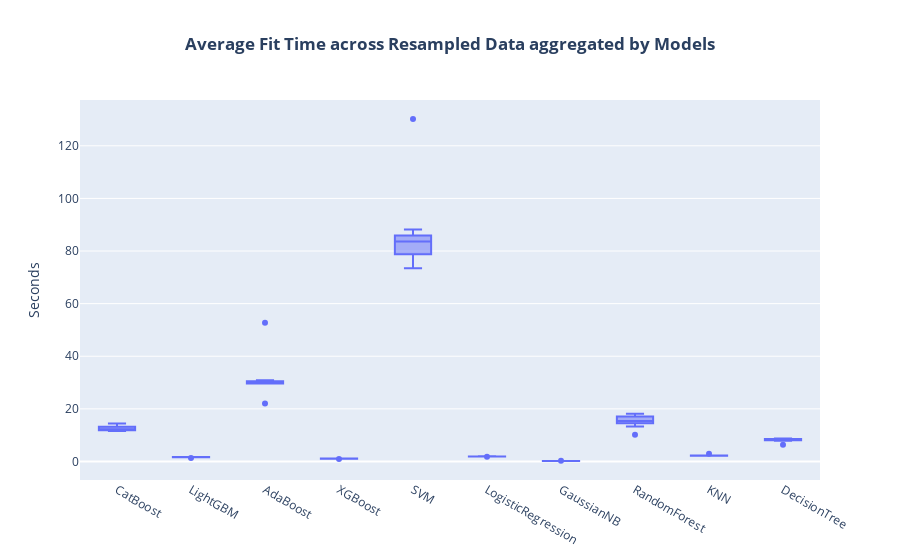
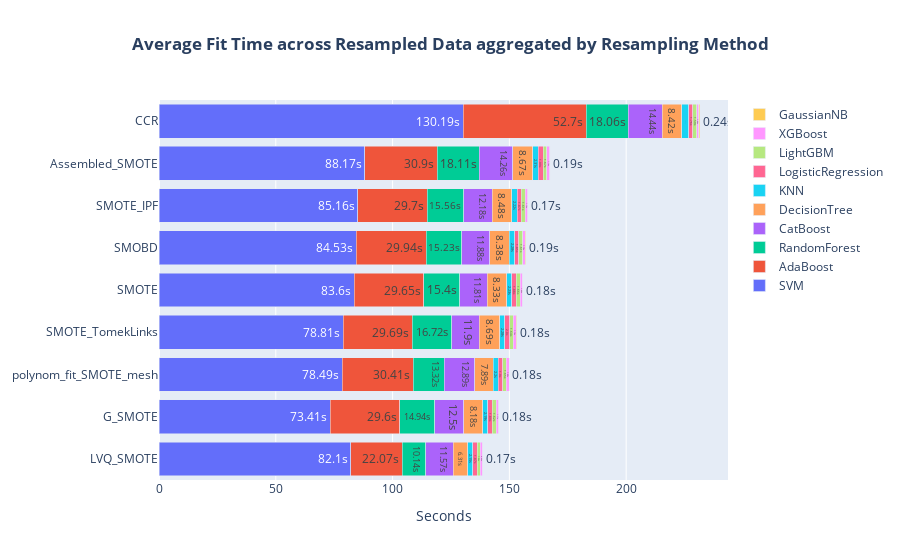

Notebook source saved alongside these figures, in order:
### Code cell
fig = go.Figure(
    [
        go.Box(
            x=groupby_resampled["model"],
            y=groupby_resampled["fit_time"],
        )
    ]
)

fig.update_layout(
    height=700,
    hovermode="x unified",
    yaxis_title="Seconds",
    title="<b>Average Fit Time across Resampled Data aggregated by Models</b>",
    title_x=0.5,
)

fig.show()

fig = go.Figure(
    [
        go.Bar(
            y=groupby_resampled.query("model == @model")["resampling"],
            x=groupby_resampled.query("model == @model")["fit_time"],
            text=[
                str(round(i, 2)) + "s"
                for i in groupby_resampled.query("model == @model")["fit_time"]
            ],
            name=model,
            orientation="h",
        )
        for model in groupby_resampled.groupby("model")
        .fit_time.sum()
        .sort_values(ascending=False)
        .index
    ]
)

fig.update_layout(
    barmode="stack",
    yaxis=dict(
        categoryorder="total ascending",
    ),
    height=800,
    hovermode="y unified",
    title="<b>Average Fit Time across Resampled Data aggregated by Resampling Method</b>",
    title_x=0.5,
    xaxis_title="Seconds",
)

fig.show()

### Figure 1 — Plotly figure (JSON) as saved in the notebook; plotly's stock layout.template omitted (floating-point values rounded to 4 significant figures)
{"data": [{"type": "box", "x": ["CatBoost", "LightGBM", "CatBoost", "LightGBM", "AdaBoost", "XGBoost", "XGBoost", "SVM", "LogisticRegression", "LogisticRegression", "LogisticRegression", "LogisticRegression", "SVM", "LogisticRegression", "LogisticRegression", "SVM", "SVM", "SVM", "SVM", "CatBoost", "CatBoost", "CatBoost", "LightGBM", "LightGBM", "AdaBoost", "LightGBM", "CatBoost", "AdaBoost", "LightGBM", "AdaBoost", "AdaBoost", "GaussianNB", "LightGBM", "XGBoost", "AdaBoost", "CatBoost", "AdaBoost", "LightGBM", "GaussianNB", "GaussianNB", "GaussianNB", "GaussianNB", "CatBoost", "XGBoost", "XGBoost", "XGBoost", "XGBoost", "XGBoost", "AdaBoost", "RandomForest", "LightGBM", "RandomForest", "XGBoost", "RandomForest", "LogisticRegression", "RandomForest", "RandomForest", "CatBoost", "RandomForest", "SVM", "AdaBoost", "GaussianNB", "SVM", "RandomForest", "LogisticRegression", "GaussianNB", "LogisticRegression", "SVM", "RandomForest", "RandomForest", "GaussianNB", "KNN", "KNN", "KNN", "KNN", "KNN", "KNN", "KNN", "GaussianNB", "KNN", "KNN", "DecisionTree", "DecisionTree", "DecisionTree", "DecisionTree", "DecisionTree", "DecisionTree", "DecisionTree", "DecisionTree", "DecisionTree"], "y": [14.44, 1.588, 11.57, 1.355, 52.7, 0.946, 1.037, 78.49, 1.898, 1.885, 1.878, 1.997, 73.41, 1.988, 1.87, 78.81, 83.6, 85.16, 88.17, 12.18, 14.26, 11.81, 1.669, 1.61, 30.9, 1.657, 11.9, 29.69, 1.645, 29.7, 29.65, 0.1788, 1.646, 1.089, 22.07, 12.5, 29.6, 1.615, 0.1736, 0.1834, 0.1803, 0.1907, 12.89, 1.088, 1.159, 1.118, 1.161, 1.111, 30.41, 16.72, 1.611, 15.4, 1.126, 18.11, 1.87, 15.23, 15.56, 11.88, 14.94, 82.1, 29.94, 0.1798, 84.53, 13.32, 1.76, 0.1744, 1.852, 130.2, 18.06, 10.14, 0.1881, 2.225, 2.284, 2.28, 2.31, 2.234, 2.192, 2.204, 0.2444, 2.151, 2.974, 8.377, 8.691, 8.668, 8.483, 8.33, 8.181, 7.89, 6.312, 8.416]}], "layout": {"autosize": true, "hovermode": "x unified", "title": {"text": "<b>Average Fit Time across Resampled Data aggregated by Models</b>", "x": 0.5}, "xaxis": {"autorange": true, "range": [-0.5, 9.5], "type": "category"}, "yaxis": {"autorange": true, "range": [-7.05, 137.4], "title": {"text": "Seconds"}, "type": "linear"}}}

### Figure 2 — Plotly figure (JSON) as saved in the notebook; plotly's stock layout.template omitted (floating-point values rounded to 4 significant figures)
{"data": [{"name": "SVM", "orientation": "h", "text": ["78.49s", "73.41s", "78.81s", "83.6s", "85.16s", "88.17s", "82.1s", "84.53s", "130.19s"], "type": "bar", "x": [78.49, 73.41, 78.81, 83.6, 85.16, 88.17, 82.1, 84.53, 130.2], "y": ["polynom_fit_SMOTE_mesh", "G_SMOTE", "SMOTE_TomekLinks", "SMOTE", "SMOTE_IPF", "Assembled_SMOTE", "LVQ_SMOTE", "SMOBD", "CCR"]}, {"name": "AdaBoost", "orientation": "h", "text": ["52.7s", "30.9s", "29.69s", "29.7s", "29.65s", "22.07s", "29.6s", "30.41s", "29.94s"], "type": "bar", "x": [52.7, 30.9, 29.69, 29.7, 29.65, 22.07, 29.6, 30.41, 29.94], "y": ["CCR", "Assembled_SMOTE", "SMOTE_TomekLinks", "SMOTE_IPF", "SMOTE", "LVQ_SMOTE", "G_SMOTE", "polynom_fit_SMOTE_mesh", "SMOBD"]}, {"name": "RandomForest", "orientation": "h", "text": ["16.72s", "15.4s", "18.11s", "15.23s", "15.56s", "14.94s", "13.32s", "18.06s", "10.14s"], "type": "bar", "x": [16.72, 15.4, 18.11, 15.23, 15.56, 14.94, 13.32, 18.06, 10.14], "y": ["SMOTE_TomekLinks", "SMOTE", "Assembled_SMOTE", "SMOBD", "SMOTE_IPF", "G_SMOTE", "polynom_fit_SMOTE_mesh", "CCR", "LVQ_SMOTE"]}, {"name": "CatBoost", "orientation": "h", "text": ["14.44s", "11.57s", "12.18s", "14.26s", "11.81s", "11.9s", "12.5s", "12.89s", "11.88s"], "type": "bar", "x": [14.44, 11.57, 12.18, 14.26, 11.81, 11.9, 12.5, 12.89, 11.88], "y": ["CCR", "LVQ_SMOTE", "SMOTE_IPF", "Assembled_SMOTE", "SMOTE", "SMOTE_TomekLinks", "G_SMOTE", "polynom_fit_SMOTE_mesh", "SMOBD"]}, {"name": "DecisionTree", "orientation": "h", "text": ["8.38s", "8.69s", "8.67s", "8.48s", "8.33s", "8.18s", "7.89s", "6.31s", "8.42s"], "type": "bar", "x": [8.377, 8.691, 8.668, 8.483, 8.33, 8.181, 7.89, 6.312, 8.416], "y": ["SMOBD", "SMOTE_TomekLinks", "Assembled_SMOTE", "SMOTE_IPF", "SMOTE", "G_SMOTE", "polynom_fit_SMOTE_mesh", "LVQ_SMOTE", "CCR"]}, {"name": "KNN", "orientation": "h", "text": ["2.22s", "2.28s", "2.28s", "2.31s", "2.23s", "2.19s", "2.2s", "2.15s", "2.97s"], "type": "bar", "x": [2.225, 2.284, 2.28, 2.31, 2.234, 2.192, 2.204, 2.151, 2.974], "y": ["SMOTE_IPF", "SMOBD", "SMOTE_TomekLinks", "Assembled_SMOTE", "SMOTE", "G_SMOTE", "polynom_fit_SMOTE_mesh", "LVQ_SMOTE", "CCR"]}, {"name": "LogisticRegression", "orientation": "h", "text": ["1.9s", "1.89s", "1.88s", "2.0s", "1.99s", "1.87s", "1.87s", "1.76s", "1.85s"], "type": "bar", "x": [1.898, 1.885, 1.878, 1.997, 1.988, 1.87, 1.87, 1.76, 1.852], "y": ["polynom_fit_SMOTE_mesh", "G_SMOTE", "SMOTE", "SMOTE_TomekLinks", "Assembled_SMOTE", "SMOTE_IPF", "LVQ_SMOTE", "CCR", "SMOBD"]}, {"name": "LightGBM", "orientation": "h", "text": ["1.59s", "1.36s", "1.67s", "1.61s", "1.66s", "1.64s", "1.65s", "1.62s", "1.61s"], "type": "bar", "x": [1.588, 1.355, 1.669, 1.61, 1.657, 1.645, 1.646, 1.615, 1.611], "y": ["CCR", "LVQ_SMOTE", "Assembled_SMOTE", "SMOTE_IPF", "SMOTE", "SMOTE_TomekLinks", "polynom_fit_SMOTE_mesh", "G_SMOTE", "SMOBD"]}, {"name": "XGBoost", "orientation": "h", "text": ["0.95s", "1.04s", "1.09s", "1.09s", "1.16s", "1.12s", "1.16s", "1.11s", "1.13s"], "type": "bar", "x": [0.946, 1.037, 1.089, 1.088, 1.159, 1.118, 1.161, 1.111, 1.126], "y": ["LVQ_SMOTE", "CCR", "polynom_fit_SMOTE_mesh", "SMOTE", "SMOTE_TomekLinks", "SMOTE_IPF", "Assembled_SMOTE", "G_SMOTE", "SMOBD"]}, {"name": "GaussianNB", "orientation": "h", "text": ["0.18s", "0.17s", "0.18s", "0.18s", "0.19s", "0.18s", "0.17s", "0.19s", "0.24s"], "type": "bar", "x": [0.1788, 0.1736, 0.1834, 0.1803, 0.1907, 0.1798, 0.1744, 0.1881, 0.2444], "y": ["G_SMOTE", "SMOTE_IPF", "SMOTE", "SMOTE_TomekLinks", "Assembled_SMOTE", "polynom_fit_SMOTE_mesh", "LVQ_SMOTE", "SMOBD", "CCR"]}], "layout": {"autosize": true, "barmode": "stack", "hovermode": "y unified", "title": {"text": "<b>Average Fit Time across Resampled Data aggregated by Resampling Method</b>", "x": 0.5}, "xaxis": {"autorange": true, "range": [0, 243.6], "title": {"text": "Seconds"}, "type": "linear"}, "yaxis": {"autorange": true, "categoryorder": "total ascending", "range": [-0.5, 8.5], "type": "category"}}}
